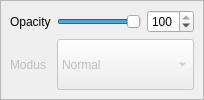
        <widget class="QFrame" name="pen_frame" >
         <property name="sizePolicy" >
          <sizepolicy vsizetype="Preferred" hsizetype="Preferred" >
           <horstretch>0</horstretch>
           <verstretch>0</verstretch>
          </sizepolicy>
         </property>
         <property name="frameShape" >
          <enum>QFrame::StyledPanel</enum>
         </property>
         <property name="frameShadow" >
          <enum>QFrame::Raised</enum>
         </property>
         <layout class="QGridLayout" >
          <property name="leftMargin" >
           <number>9</number>
          </property>
          <property name="topMargin" >
           <number>9</number>
          </property>
          <property name="rightMargin" >
           <number>9</number>
          </property>
          <property name="bottomMargin" >
           <number>9</number>
          </property>
          <property name="horizontalSpacing" >
           <number>6</number>
          </property>
          <property name="verticalSpacing" >
           <number>6</number>
          </property>
          <item row="0" column="2" >
           <widget class="QSpinBox" name="deck_box" >
            <property name="toolTip" >
             <string>Change the opacity of the color (this is not the opengl alpha value)</string>
            </property>
            <property name="maximum" >
             <number>100</number>
            </property>
            <property name="value" >
             <number>100</number>
            </property>
           </widget>
          </item>
          <item row="0" column="0" >
           <widget class="QLabel" name="label_deck" >
            <property name="text" >
             <string>Opacity</string>
            </property>
           </widget>
          </item>
          <item row="1" column="0" >
           <widget class="QLabel" name="label_penmodus" >
            <property name="enabled" >
             <bool>false</bool>
            </property>
            <property name="text" >
             <string>Modus</string>
            </property>
           </widget>
          </item>
          <item row="1" column="1" colspan="2" >
           <widget class="QComboBox" name="pen_modus" >
            <property name="enabled" >
             <bool>false</bool>
            </property>
            <property name="sizePolicy" >
             <sizepolicy vsizetype="Preferred" hsizetype="Preferred" >
              <horstretch>0</horstretch>
              <verstretch>0</verstretch>
             </sizepolicy>
            </property>
            <item>
             <property name="text" >
              <string>Normal</string>
             </property>
            </item>
           </widget>
          </item>
          <item row="0" column="1" >
           <widget class="QSlider" name="opacity_slider" >
            <property name="toolTip" >
             <string>Change the opacity of the color (this is not the opengl alpha value)</string>
            </property>
            <property name="maximum" >
             <number>100</number>
            </property>
            <property name="value" >
             <number>100</number>
            </property>
            <property name="orientation" >
             <enum>Qt::Horizontal</enum>
            </property>
           </widget>
          </item>
         </layout>
        </widget>
